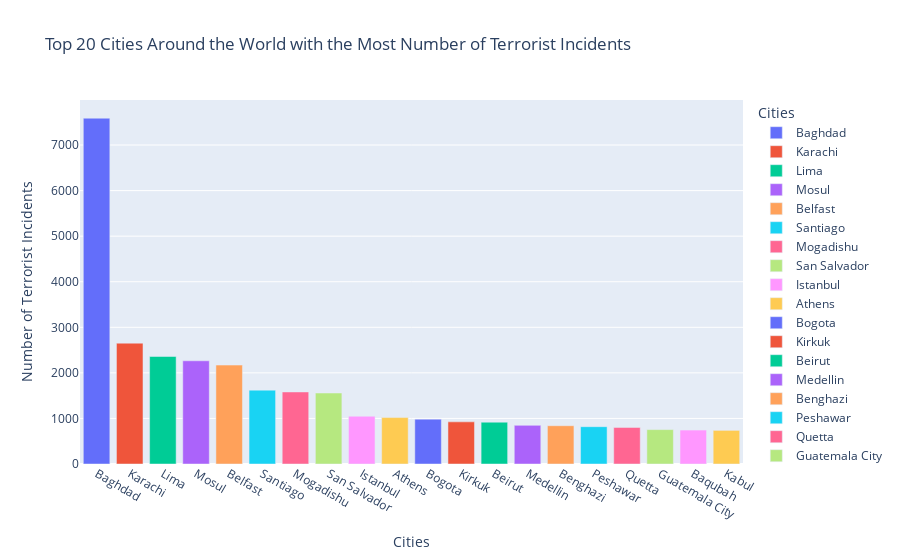

The cell this chart's notebook holds for it:
### Code cell
bar=px.bar(x=df5['city'],y=df5['eventid'], color=df5['city'],title='Top 20 Cities Around the World with the Most Number of Terrorist Incidents',
          labels={
              'x':'Cities',
              'y':'Number of Terrorist Incidents',
              'color':'Cities'
          })
bar.show()

### Figure 1 — Plotly figure (JSON) as saved in the notebook; plotly's stock layout.template omitted (floating-point values rounded to 4 significant figures)
{"data": [{"alignmentgroup": "True", "hovertemplate": "Cities=%{x}<br>Number of Terrorist Incidents=%{y}<extra></extra>", "legendgroup": "Baghdad", "marker": {"color": "#636efa", "pattern": {"shape": ""}}, "name": "Baghdad", "offsetgroup": "Baghdad", "orientation": "v", "showlegend": true, "textposition": "auto", "type": "bar", "x": ["Baghdad"], "xaxis": "x", "y": [7589], "yaxis": "y"}, {"alignmentgroup": "True", "hovertemplate": "Cities=%{x}<br>Number of Terrorist Incidents=%{y}<extra></extra>", "legendgroup": "Karachi", "marker": {"color": "#EF553B", "pattern": {"shape": ""}}, "name": "Karachi", "offsetgroup": "Karachi", "orientation": "v", "showlegend": true, "textposition": "auto", "type": "bar", "x": ["Karachi"], "xaxis": "x", "y": [2652], "yaxis": "y"}, {"alignmentgroup": "True", "hovertemplate": "Cities=%{x}<br>Number of Terrorist Incidents=%{y}<extra></extra>", "legendgroup": "Lima", "marker": {"color": "#00cc96", "pattern": {"shape": ""}}, "name": "Lima", "offsetgroup": "Lima", "orientation": "v", "showlegend": true, "textposition": "auto", "type": "bar", "x": ["Lima"], "xaxis": "x", "y": [2359], "yaxis": "y"}, {"alignmentgroup": "True", "hovertemplate": "Cities=%{x}<br>Number of Terrorist Incidents=%{y}<extra></extra>", "legendgroup": "Mosul", "marker": {"color": "#ab63fa", "pattern": {"shape": ""}}, "name": "Mosul", "offsetgroup": "Mosul", "orientation": "v", "showlegend": true, "textposition": "auto", "type": "bar", "x": ["Mosul"], "xaxis": "x", "y": [2265], "yaxis": "y"}, {"alignmentgroup": "True", "hovertemplate": "Cities=%{x}<br>Number of Terrorist Incidents=%{y}<extra></extra>", "legendgroup": "Belfast", "marker": {"color": "#FFA15A", "pattern": {"shape": ""}}, "name": "Belfast", "offsetgroup": "Belfast", "orientation": "v", "showlegend": true, "textposition": "auto", "type": "bar", "x": ["Belfast"], "xaxis": "x", "y": [2171], "yaxis": "y"}, {"alignmentgroup": "True", "hovertemplate": "Cities=%{x}<br>Number of Terrorist Incidents=%{y}<extra></extra>", "legendgroup": "Santiago", "marker": {"color": "#19d3f3", "pattern": {"shape": ""}}, "name": "Santiago", "offsetgroup": "Santiago", "orientation": "v", "showlegend": true, "textposition": "auto", "type": "bar", "x": ["Santiago"], "xaxis": "x", "y": [1621], "yaxis": "y"}, {"alignmentgroup": "True", "hovertemplate": "Cities=%{x}<br>Number of Terrorist Incidents=%{y}<extra></extra>", "legendgroup": "Mogadishu", "marker": {"color": "#FF6692", "pattern": {"shape": ""}}, "name": "Mogadishu", "offsetgroup": "Mogadishu", "orientation": "v", "showlegend": true, "textposition": "auto", "type": "bar", "x": ["Mogadishu"], "xaxis": "x", "y": [1581], "yaxis": "y"}, {"alignmentgroup": "True", "hovertemplate": "Cities=%{x}<br>Number of Terrorist Incidents=%{y}<extra></extra>", "legendgroup": "San Salvador", "marker": {"color": "#B6E880", "pattern": {"shape": ""}}, "name": "San Salvador", "offsetgroup": "San Salvador", "orientation": "v", "showlegend": true, "textposition": "auto", "type": "bar", "x": ["San Salvador"], "xaxis": "x", "y": [1558], "yaxis": "y"}, {"alignmentgroup": "True", "hovertemplate": "Cities=%{x}<br>Number of Terrorist Incidents=%{y}<extra></extra>", "legendgroup": "Istanbul", "marker": {"color": "#FF97FF", "pattern": {"shape": ""}}, "name": "Istanbul", "offsetgroup": "Istanbul", "orientation": "v", "showlegend": true, "textposition": "auto", "type": "bar", "x": ["Istanbul"], "xaxis": "x", "y": [1048], "yaxis": "y"}, {"alignmentgroup": "True", "hovertemplate": "Cities=%{x}<br>Number of Terrorist Incidents=%{y}<extra></extra>", "legendgroup": "Athens", "marker": {"color": "#FECB52", "pattern": {"shape": ""}}, "name": "Athens", "offsetgroup": "Athens", "orientation": "v", "showlegend": true, "textposition": "auto", "type": "bar", "x": ["Athens"], "xaxis": "x", "y": [1019], "yaxis": "y"}, {"alignmentgroup": "True", "hovertemplate": "Cities=%{x}<br>Number of Terrorist Incidents=%{y}<extra></extra>", "legendgroup": "Bogota", "marker": {"color": "#636efa", "pattern": {"shape": ""}}, "name": "Bogota", "offsetgroup": "Bogota", "orientation": "v", "showlegend": true, "textposition": "auto", "type": "bar", "x": ["Bogota"], "xaxis": "x", "y": [984], "yaxis": "y"}, {"alignmentgroup": "True", "hovertemplate": "Cities=%{x}<br>Number of Terrorist Incidents=%{y}<extra></extra>", "legendgroup": "Kirkuk", "marker": {"color": "#EF553B", "pattern": {"shape": ""}}, "name": "Kirkuk", "offsetgroup": "Kirkuk", "orientation": "v", "showlegend": true, "textposition": "auto", "type": "bar", "x": ["Kirkuk"], "xaxis": "x", "y": [925], "yaxis": "y"}, {"alignmentgroup": "True", "hovertemplate": "Cities=%{x}<br>Number of Terrorist Incidents=%{y}<extra></extra>", "legendgroup": "Beirut", "marker": {"color": "#00cc96", "pattern": {"shape": ""}}, "name": "Beirut", "offsetgroup": "Beirut", "orientation": "v", "showlegend": true, "textposition": "auto", "type": "bar", "x": ["Beirut"], "xaxis": "x", "y": [918], "yaxis": "y"}, {"alignmentgroup": "True", "hovertemplate": "Cities=%{x}<br>Number of Terrorist Incidents=%{y}<extra></extra>", "legendgroup": "Medellin", "marker": {"color": "#ab63fa", "pattern": {"shape": ""}}, "name": "Medellin", "offsetgroup": "Medellin", "orientation": "v", "showlegend": true, "textposition": "auto", "type": "bar", "x": ["Medellin"], "xaxis": "x", "y": [848], "yaxis": "y"}, {"alignmentgroup": "True", "hovertemplate": "Cities=%{x}<br>Number of Terrorist Incidents=%{y}<extra></extra>", "legendgroup": "Benghazi", "marker": {"color": "#FFA15A", "pattern": {"shape": ""}}, "name": "Benghazi", "offsetgroup": "Benghazi", "orientation": "v", "showlegend": true, "textposition": "auto", "type": "bar", "x": ["Benghazi"], "xaxis": "x", "y": [840], "yaxis": "y"}, {"alignmentgroup": "True", "hovertemplate": "Cities=%{x}<br>Number of Terrorist Incidents=%{y}<extra></extra>", "legendgroup": "Peshawar", "marker": {"color": "#19d3f3", "pattern": {"shape": ""}}, "name": "Peshawar", "offsetgroup": "Peshawar", "orientation": "v", "showlegend": true, "textposition": "auto", "type": "bar", "x": ["Peshawar"], "xaxis": "x", "y": [819], "yaxis": "y"}, {"alignmentgroup": "True", "hovertemplate": "Cities=%{x}<br>Number of Terrorist Incidents=%{y}<extra></extra>", "legendgroup": "Quetta", "marker": {"color": "#FF6692", "pattern": {"shape": ""}}, "name": "Quetta", "offsetgroup": "Quetta", "orientation": "v", "showlegend": true, "textposition": "auto", "type": "bar", "x": ["Quetta"], "xaxis": "x", "y": [803], "yaxis": "y"}, {"alignmentgroup": "True", "hovertemplate": "Cities=%{x}<br>Number of Terrorist Incidents=%{y}<extra></extra>", "legendgroup": "Guatemala City", "marker": {"color": "#B6E880", "pattern": {"shape": ""}}, "name": "Guatemala City", "offsetgroup": "Guatemala City", "orientation": "v", "showlegend": true, "textposition": "auto", "type": "bar", "x": ["Guatemala City"], "xaxis": "x", "y": [755], "yaxis": "y"}, {"alignmentgroup": "True", "hovertemplate": "Cities=%{x}<br>Number of Terrorist Incidents=%{y}<extra></extra>", "legendgroup": "Baqubah", "marker": {"color": "#FF97FF", "pattern": {"shape": ""}}, "name": "Baqubah", "offsetgroup": "Baqubah", "orientation": "v", "showlegend": true, "textposition": "auto", "type": "bar", "x": ["Baqubah"], "xaxis": "x", "y": [745], "yaxis": "y"}, {"alignmentgroup": "True", "hovertemplate": "Cities=%{x}<br>Number of Terrorist Incidents=%{y}<extra></extra>", "legendgroup": "Kabul", "marker": {"color": "#FECB52", "pattern": {"shape": ""}}, "name": "Kabul", "offsetgroup": "Kabul", "orientation": "v", "showlegend": true, "textposition": "auto", "type": "bar", "x": ["Kabul"], "xaxis": "x", "y": [738], "yaxis": "y"}], "layout": {"barmode": "relative", "legend": {"title": {"text": "Cities"}, "tracegroupgap": 0}, "title": {"text": "Top 20 Cities Around the World with the Most Number of Terrorist Incidents"}, "xaxis": {"anchor": "y", "domain": [0, 1], "title": {"text": "Cities"}}, "yaxis": {"anchor": "x", "domain": [0, 1], "title": {"text": "Number of Terrorist Incidents"}}}}
